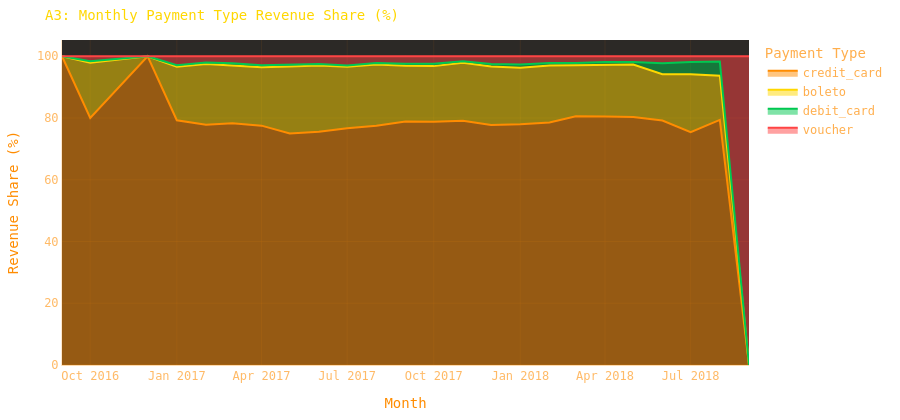

Notebook source saved alongside this figure:
### Markdown cell above
### A3: Credit card dominance grows over time
**Hypothesis:** As e-commerce matures, credit card share increases while boleto declines.  
**Test:** Monthly payment-type share (% of revenue) — expect credit card trend rising.

### Code cell
# A3: Monthly payment-type revenue share (% normalized stacked area)
monthly_rev = (
    mart_df
    .groupby(["order_month", "payment_type"])["payment_value"]
    .sum()
    .reset_index()
)
# Compute % share per month
monthly_total = monthly_rev.groupby("order_month")["payment_value"].transform("sum")
monthly_rev["pct_share"] = (monthly_rev["payment_value"] / monthly_total * 100).round(1)

fig = px.area(
    monthly_rev, x="order_month", y="pct_share", color="payment_type",
    title="A3: Monthly Payment Type Revenue Share (%)",
    labels={"order_month": "Month", "pct_share": "Revenue Share (%)", "payment_type": "Payment Type"},
    color_discrete_map=TYPE_COLORS,
    groupnorm="percent",
)
fig.update_layout(**layout(height=420))
fig.show()

### Figure 1 — Plotly figure (JSON) as saved in the notebook; plotly's stock layout.template omitted (floating-point values rounded to 4 significant figures)
{"data": [{"fillpattern": {"shape": ""}, "groupnorm": "percent", "hovertemplate": "Payment Type=credit_card<br>Month=%{x}<br>Revenue Share (%)=%{y}<extra></extra>", "legendgroup": "credit_card", "line": {"color": "#FF8C00"}, "marker": {"symbol": "circle"}, "mode": "lines", "name": "credit_card", "orientation": "v", "showlegend": true, "stackgroup": "1", "type": "scatter", "x": ["2016-09", "2016-10", "2016-12", "2017-01", "2017-02", "2017-03", "2017-04", "2017-05", "2017-06", "2017-07", "2017-08", "2017-09", "2017-10", "2017-11", "2017-12", "2018-01", "2018-02", "2018-03", "2018-04", "2018-05", "2018-06", "2018-07", "2018-08"], "xaxis": "x", "y": [100.0, 80.1, 100.0, 79.2, 77.8, 78.3, 77.6, 75.0, 75.5, 76.7, 77.5, 78.9, 78.9, 79.1, 77.7, 77.9, 78.6, 80.5, 80.5, 80.3, 79.2, 75.4, 79.3], "yaxis": "y"}, {"fillpattern": {"shape": ""}, "groupnorm": "percent", "hovertemplate": "Payment Type=boleto<br>Month=%{x}<br>Revenue Share (%)=%{y}<extra></extra>", "legendgroup": "boleto", "line": {"color": "#FFD700"}, "marker": {"symbol": "circle"}, "mode": "lines", "name": "boleto", "orientation": "v", "showlegend": true, "stackgroup": "1", "type": "scatter", "x": ["2016-10", "2017-01", "2017-02", "2017-03", "2017-04", "2017-05", "2017-06", "2017-07", "2017-08", "2017-09", "2017-10", "2017-11", "2017-12", "2018-01", "2018-02", "2018-03", "2018-04", "2018-05", "2018-06", "2018-07", "2018-08"], "xaxis": "x", "y": [17.9, 17.3, 19.7, 18.6, 18.9, 21.7, 21.4, 19.9, 19.8, 18.0, 18.0, 18.8, 19.0, 18.3, 18.5, 16.5, 16.7, 17.0, 15.0, 18.8, 14.3], "yaxis": "y"}, {"fillpattern": {"shape": ""}, "groupnorm": "percent", "hovertemplate": "Payment Type=debit_card<br>Month=%{x}<br>Revenue Share (%)=%{y}<extra></extra>", "legendgroup": "debit_card", "line": {"color": "#00C851"}, "marker": {"symbol": "circle"}, "mode": "lines", "name": "debit_card", "orientation": "v", "showlegend": true, "stackgroup": "1", "type": "scatter", "x": ["2016-10", "2017-01", "2017-02", "2017-03", "2017-04", "2017-05", "2017-06", "2017-07", "2017-08", "2017-09", "2017-10", "2017-11", "2017-12", "2018-01", "2018-02", "2018-03", "2018-04", "2018-05", "2018-06", "2018-07", "2018-08"], "xaxis": "x", "y": [0.5, 0.5, 0.5, 0.8, 0.7, 0.5, 0.5, 0.4, 0.5, 0.7, 0.8, 0.5, 0.8, 1.0, 0.8, 0.7, 0.9, 0.8, 3.5, 3.9, 4.6], "yaxis": "y"}, {"fillpattern": {"shape": ""}, "groupnorm": "percent", "hovertemplate": "Payment Type=voucher<br>Month=%{x}<br>Revenue Share (%)=%{y}<extra></extra>", "legendgroup": "voucher", "line": {"color": "#FF4444"}, "marker": {"symbol": "circle"}, "mode": "lines", "name": "voucher", "orientation": "v", "showlegend": true, "stackgroup": "1", "type": "scatter", "x": ["2016-10", "2017-01", "2017-02", "2017-03", "2017-04", "2017-05", "2017-06", "2017-07", "2017-08", "2017-09", "2017-10", "2017-11", "2017-12", "2018-01", "2018-02", "2018-03", "2018-04", "2018-05", "2018-06", "2018-07", "2018-08", "2018-09"], "xaxis": "x", "y": [1.6, 2.9, 2.0, 2.3, 2.9, 2.8, 2.5, 3.0, 2.2, 2.4, 2.4, 1.6, 2.5, 2.7, 2.2, 2.2, 1.9, 1.9, 2.3, 1.9, 1.7, 100.0], "yaxis": "y"}], "layout": {"colorway": ["#FF8C00", "#FFD700", "#00C851", "#FF4444", "#00BFFF", "#BF00FF", "#FF69B4"], "font": {"color": "#FF8C00", "family": "Space Mono, monospace", "size": 12}, "height": 420, "legend": {"bgcolor": "rgba(0,0,0,0)", "font": {"color": "rgba(255,140,0,0.7)"}, "title": {"text": "Payment Type"}, "tracegroupgap": 0}, "margin": {"b": 40, "l": 40, "r": 20, "t": 40}, "paper_bgcolor": "rgba(0,0,0,0)", "plot_bgcolor": "rgba(8,4,0,0.85)", "title": {"font": {"color": "#FFD700", "size": 14}, "text": "A3: Monthly Payment Type Revenue Share (%)"}, "xaxis": {"anchor": "y", "domain": [0.0, 1.0], "gridcolor": "rgba(255,140,0,0.08)", "linecolor": "rgba(255,140,0,0.2)", "tickfont": {"color": "rgba(255,140,0,0.6)"}, "title": {"text": "Month"}, "zerolinecolor": "rgba(255,140,0,0.15)"}, "yaxis": {"anchor": "x", "domain": [0.0, 1.0], "gridcolor": "rgba(255,140,0,0.08)", "linecolor": "rgba(255,140,0,0.2)", "tickfont": {"color": "rgba(255,140,0,0.6)"}, "title": {"text": "Revenue Share (%)"}, "zerolinecolor": "rgba(255,140,0,0.15)"}}}
